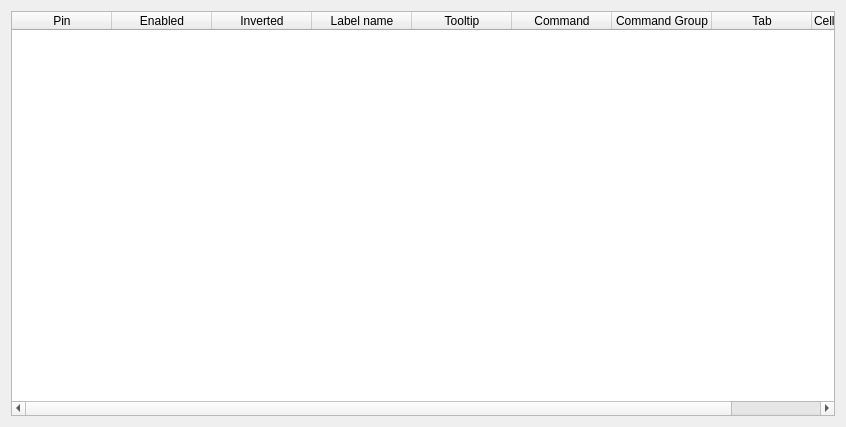
<?xml version="1.0" encoding="UTF-8"?>
<ui version="4.0">
 <class>STM32EditorView</class>
 <widget class="QWidget" name="STM32EditorView">
  <property name="geometry">
   <rect>
    <x>0</x>
    <y>0</y>
    <width>846</width>
    <height>427</height>
   </rect>
  </property>
  <property name="windowTitle">
   <string>Form</string>
  </property>
  <layout class="QGridLayout" name="gridLayout">
   <item row="0" column="0">
    <widget class="QTableWidget" name="tableWidget">
     <attribute name="horizontalHeaderStretchLastSection">
      <bool>true</bool>
     </attribute>
     <attribute name="verticalHeaderStretchLastSection">
      <bool>false</bool>
     </attribute>
     <column>
      <property name="text">
       <string>Pin</string>
      </property>
     </column>
     <column>
      <property name="text">
       <string>Enabled</string>
      </property>
     </column>
     <column>
      <property name="text">
       <string>Inverted</string>
      </property>
     </column>
     <column>
      <property name="text">
       <string>Label name</string>
      </property>
     </column>
     <column>
      <property name="text">
       <string>Tooltip</string>
      </property>
     </column>
     <column>
      <property name="text">
       <string>Command</string>
      </property>
     </column>
     <column>
      <property name="text">
       <string>Command Group</string>
      </property>
     </column>
     <column>
      <property name="text">
       <string>Tab</string>
      </property>
     </column>
     <column>
      <property name="text">
       <string>Cell Location (col, row)</string>
      </property>
      <property name="textAlignment">
       <set>AlignLeading|AlignVCenter</set>
      </property>
     </column>
    </widget>
   </item>
  </layout>
 </widget>
 <resources/>
 <connections/>
</ui>
